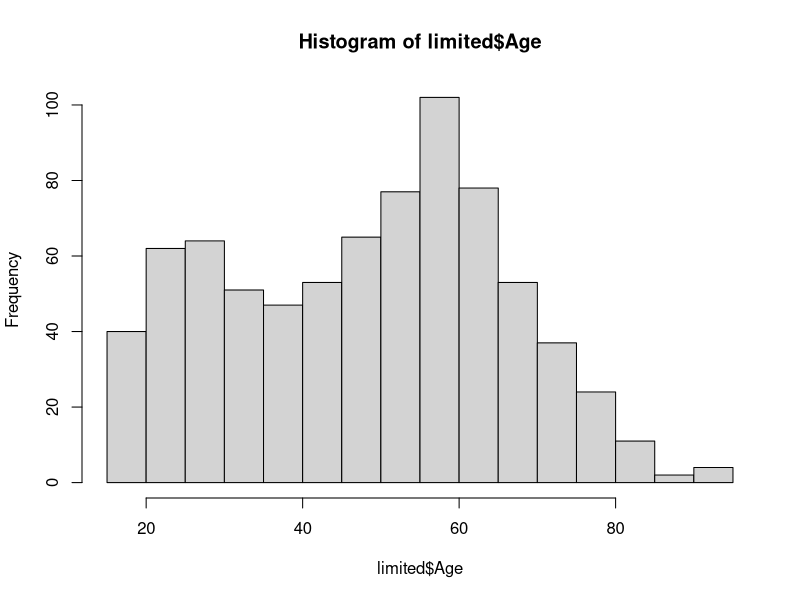
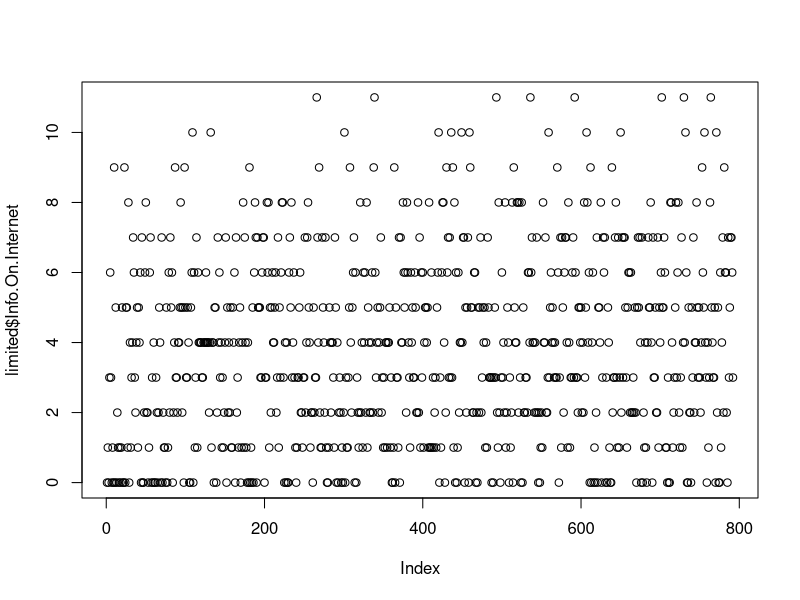
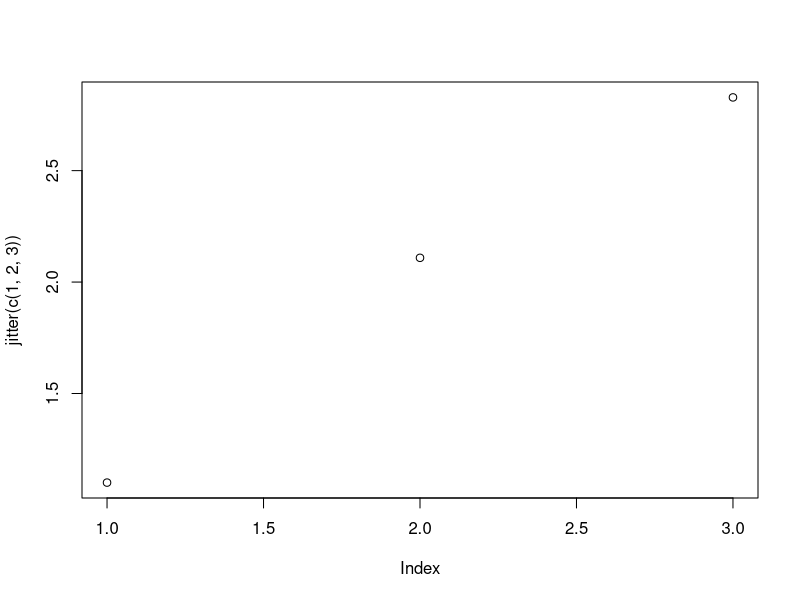
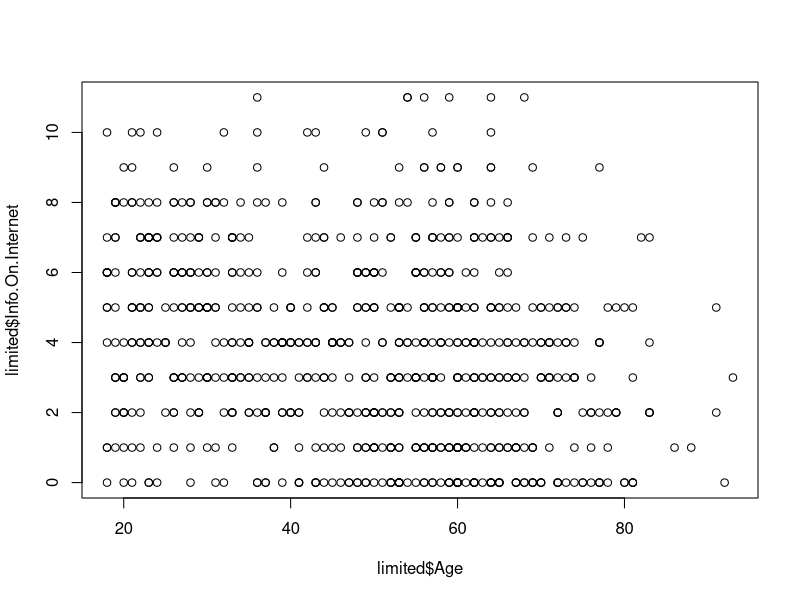
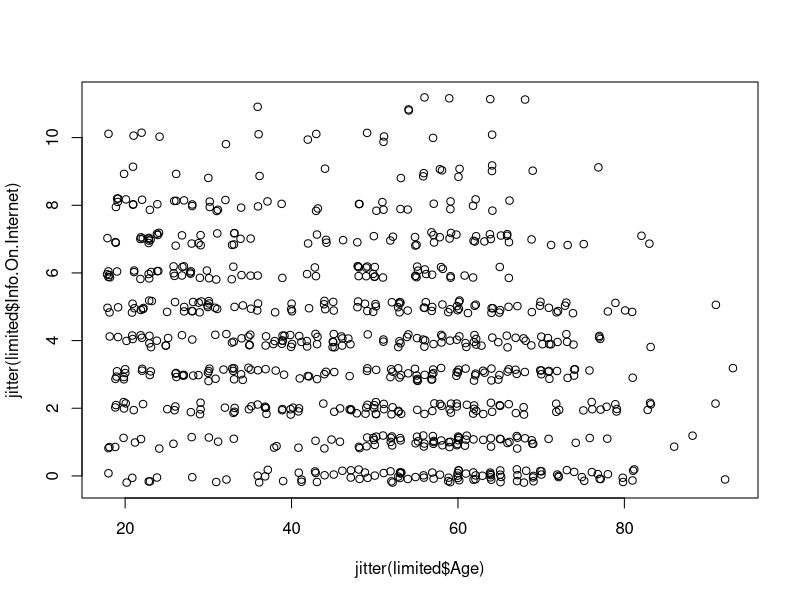

Write R code to recreate these figures, in order.
# Question 6a
poll <- read.csv("AnonymityPoll.csv")
summary(poll)
str(poll)
print("How many people participated in the poll?")
print("1002, since there are 1002 observations")

# Question 6b
table(poll$Smartphone)
summary(poll$Smartphone)
print("487 uses smartphone, 472 don't use smartphones")
sum(is.na(poll$Smartphone))
print("43 entries are NA")

# Question 6c
table(poll$Smartphone, poll$Internet.Use)
print("186 uses neither a smartphone nor the internet")
print("17 uses a smartphone but no internet")
print("285 uses the internet but no smartphone")
print("470 use both smartphone and internet")

# Question 6d
sum(is.na(poll$Smartphone))
sum(is.na(poll$Internet.Use))

# Question 6e
limited <- subset(poll, poll$Internet.Use == 1 | poll$Smartphone == 1) 
str(limited)
print("792 people are in the new dataframe")

# Question 6f
sapply(limited, function(x) any(is.na(x)))

# Question 6g
print(mean(limited$Info.On.Internet))

# Question 6h
sum(limited$Info.On.Internet == 0)
sum(limited$Info.On.Internet == 11)
table(limited$Info.On.Internet)

# Question 6i
summary(limited$Worry.About.Info)
mean(limited$Worry.About.Info, na.rm=TRUE) #NA needs to be removed
print("Since the mean is 0.4886, the proportion of people who worry about their info is 0.4886")

# Question 6j
summary(limited$Anonymity.Possible)
mean(limited$Anonymity.Possible, na.rm=TRUE)

# Question 6k
hist(limited$Age, breaks=20)
print("The best represented people are those around 60 years of age")

# Question 6l
table(limited$Info.On.Internet, limited$Age)
max(table(limited$Info.On.Internet, limited$Age))
plot(limited$Info.On.Internet)

# Question 6m
plot(jitter(c(1,2,3)))

# Question 6n
plot(limited$Age, limited$Info.On.Internet)
plot(jitter(limited$Age), jitter(limited$Info.On.Internet))

# Question 6o
tapply(limited$Info.On.Internet, limited$Smartphone, mean) # calculate the mean if smartphone == 1 vs if smartphone == 0

# Question 6p
tapply(limited$Tried.Masking.Identity, limited$Smartphone, table)
tapply(limited$Tried.Masking.Identity, limited$Smartphone, summary)
print("0.1174 of people without smartphone tried masking identity")
print("0.1925 of people with smartphone tried masking identity")



